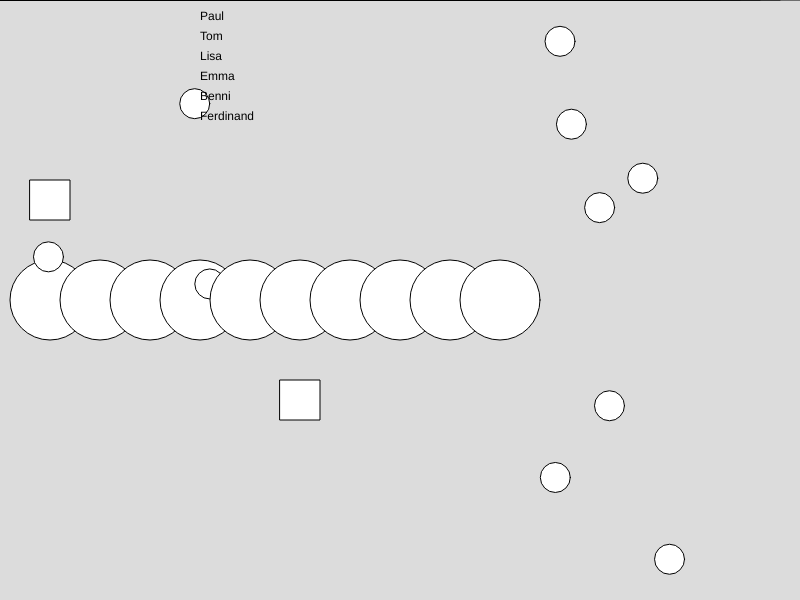
Frame 1 (no input)
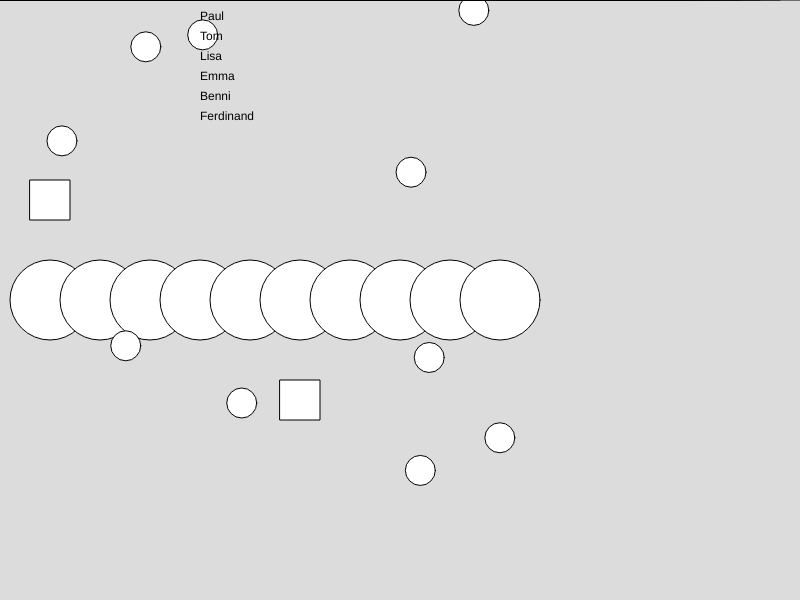
Frame 60 (no input)
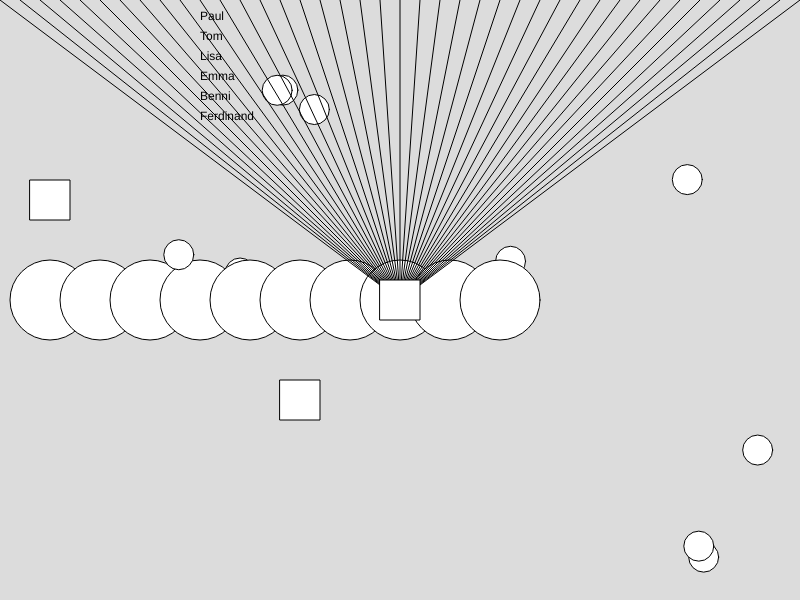
Frame 120 (the mouse pressed at the canvas centre since frame 60)

The p5.js sketch that drew these frames (run headless with seeded random() and noise() and a simulated clock; from frame 60 on, the mouse is pressed at the canvas centre):

// p5.js sketch
// ── sketch.js
let names = ["Paul", "Tom", "Lisa", "Emma", "Benni", "Ferdinand"]; 

let positionen = [];

function setup() {
  createCanvas(800, 600);
  let pos = {
    x: 50,
    y: 200
  }

  positionen.push(pos);
  positionen.push({x: 300, y: 400});

  //frameRate(1);
}

function draw() {
  background(220);

  /* ellipse(50, height/2, 80, 80);
  ellipse(100, height/2, 80, 80);
  ellipse(150, height/2, 80, 80);
  ellipse(200, height/2, 80, 80);
  ellipse(250, height/2, 80, 80); */


  // WHILE Schleife:
  // while(CONDITION) { CODE }
  // solange eine Bedingung erfüllt ist wird der 
  // Schreifenrumpf immer wieder ausgeführt

  let counter = 0;

  while(counter < 10){
    //noFill();
    ellipse(random(width), random(height), 30, 30);
    ellipse(50 + counter*50 ,height/2, 80, 80);
    counter ++; // counter = counter + 1;
  }

  /*line(0,0, mouseX, mouseY);
  line(20,0, mouseX, mouseY);
  line(40,0, mouseX, mouseY);
  line(60,0, mouseX, mouseY);*/

  let xStart = 0;
  while(xStart <= width){
    line(xStart,0, mouseX, mouseY);
    xStart += 20; 
  }

  /*
  while(mouseIsPressed){
    ellipse(random(width), random(height), 30, 30);
  }
  */


  let myRandom = random(20);
  while(myRandom > 10){
    myRandom = random(20);
  }
  // nur random Zahlen von 0 - 10
  console.log(myRandom);

  /*
  // COUNTER
  let index = 0;
  // CONDITION
  while(index < names.length){
    fill(0);
    text(names[index], 200, 20 + index * 20);
    // INCREMENTOR
    index ++;
  }*/

  // FOR-LOOP
  // for(VARIABLENDEFINITION; CONDITION; INCREMENTOR){ CODE }
  for(let index = 0; index < names.length; index++){
    fill(0);
    text(names[index], 200, 20 + index * 20);
  }

  for(let i = 0; i<positionen.length; i++){
    rectMode(CENTER);
    fill(255);
    rect(positionen[i].x, positionen[i].y, 40, 40);
    /*
    let pos = positionen[i];
    rect(pos.x, pos.y, 40, 40);
    */

  }
}

function mousePressed(){
  positionen.push({x: mouseX, y: mouseY});
}
